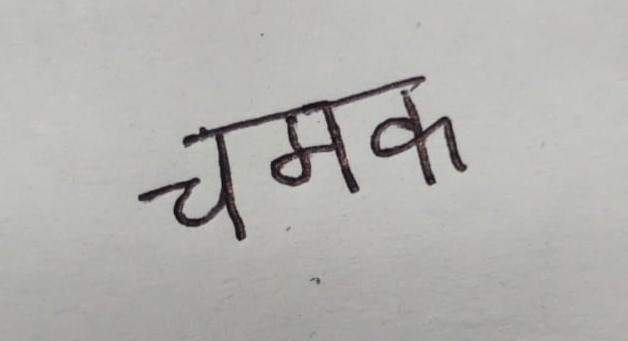
#> input picture SampleImages/chamak.jpeg, 628 x 341 px
$ python -i all_functions_used.py   (imports and definitions only)
#> lines starting #> are read from the running program, lines starting #| are printed output that depends on the picture; after the words box and inside, x2 and y2 are one past the last pixel; in counts of white or black regions, pixels touching at a corner belong together
import cv2
import numpy as np
import math
import os

# Desc: first read image, second coverts bgr image to grayscale image
# Finally apply gaussian blur using (5,5) kernel size
# i/p parameters:
# path: path at which image is located
# returns blurred gray scale image
# [8 lines left out: function load_image, not called in this run]

# Desc: resizes the image to scale_percent of its original image (here 50%)
# i/p parameters:
# gray_img: i/p image
# returns the resized image
def makesmall(gray_img):
    scale_percent = 50
    width = int(gray_img.shape[1] * scale_percent / 100)
#> width = 314
    height = int(gray_img.shape[0] * scale_percent / 100)
#> height = 170
    gray_img = cv2.resize(gray_img, (width, height))
    return gray_img

# Desc: First make copy of image, second reduce image size using makesmall helper
# cv2.adaptiveThreshold: This function applies adaptive thresholding to the image
# finally return a threshold image in which is binary image with intensities 0 ,255
# foreground pixel has 255 remaining pixels have 0
# i/p parameters:
# img: which is a gray scale and smoothed image
# returns the threshold image
# [8 lines left out: function remove_noise_and_preprocess, not called in this run]

# Desc: first reduce the image size using makesmall helper
# Apply binary inverse threshold using otsu method
# Next apply morphological opening using rectangular kernel size of (1,1) which helps to remove small noises
# Next is contour detection and remove noises
# i/p parameters:
# image: which is a gray scale and smoothed image
# returns a processed binary image
def preprocess(image):
    '''The function returns the processed binary image, which has been resized, thresholded,
        had noise reduced, and had small, irrelevant contours removed.'''

    image = makesmall(image)
    thresh = cv2.threshold(image, 0, 255, cv2.THRESH_BINARY_INV + cv2.THRESH_OTSU)[1]
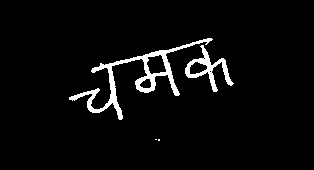
#> thresh: shape (170, 314); 4.1% white; 4 white regions (2 under 20 px)

    kernel = cv2.getStructuringElement(cv2.MORPH_RECT, (1, 1))
    opening = cv2.morphologyEx(thresh, cv2.MORPH_OPEN, kernel, iterations=1)

    cnts, _ = cv2.findContours(opening, cv2.RETR_EXTERNAL, cv2.CHAIN_APPROX_SIMPLE)
#> cnts = 4 contours, 2 with area under 20; largest, box (x1, y1, x2, y2) and area: (69, 38, 213, 120) 1624, (185, 45, 234, 92) 640

    for c in cnts:
        area = cv2.contourArea(c)
        # if area of contour is less than 50 pixels then fill the area with black
        if area < 50:
            cv2.drawContours(opening, [c], -1, 0, -1)
#> this loop made 4 passes
#> area on passes 3 to 4: 639.5, 1623.5
#> opening: shape (170, 314); 4.1% white; 2 white regions, box (x1, y1, x2, y2) and area: (69, 38, 213, 120) 1593, (185, 45, 234, 92) 598
    return opening

# Desc: Normal dist function calculates distance between 2 coordinates (x1,y1) and (x2,y2)
def getdist(x1, x2, y1, y2):
    return math.sqrt((x1 - x2) ** 2 + (y1 - y2) ** 2)

# Desc: First use canny edge detection algorithm to find edges in the image. aperturesize is size of sobel kernel
# Second apply hough line transform to detect lines in the edge-detected image from first step
# Third: For each line detected it extracts the distance r from the origin and the angle theta
# And calculate each line end point
# i/p parameters:
# preprocessed_img: preprocessed image after applying otsu etc..
# returns the coordinates of longest detected line (px1, py1) to (px2, py2)
# [99 lines left out: functions houghtransform, word_segmentation, extractroi, check, predictchar, not called in this run]

>>> import cv2
>>> picture = cv2.imread('SampleImages/chamak.jpeg', cv2.IMREAD_GRAYSCALE)
>>> result = preprocess(picture)

$ run again, on SampleImages/kamal.jpeg
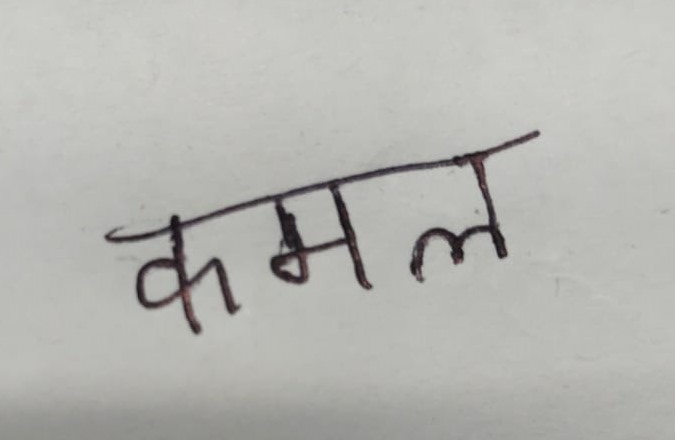
#> input picture SampleImages/kamal.jpeg, 675 x 440 px
#> in preprocess, `thresh = cv2.threshold(image, 0, 255, cv2.THRESH_BINARY_INV + cv2.THRE..`:
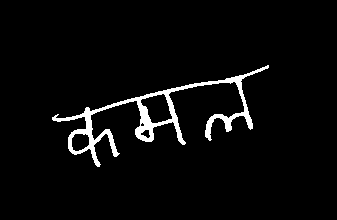
#> thresh: shape (220, 337); 3.8% white; 1 white region
#> cnts = 1 contour; box (x1, y1, x2, y2) and area: (52, 65, 269, 167) 3206
#> the loop in preprocess, `for c in cnts:` made 1 pass
#> area on pass 1: 3206.5

$ run again, on SampleImages/kamal2.jpeg
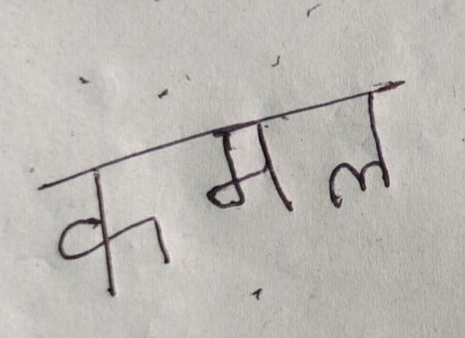
#> input picture SampleImages/kamal2.jpeg, 465 x 338 px
#> in makesmall, `gray_img = cv2.resize(gray_img, (width, height))`:
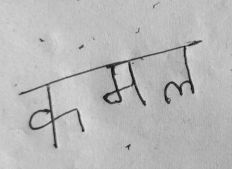
#> gray_img: shape (169, 232); min 16, max 224, mean 184.8
#> in preprocess, `thresh = cv2.threshold(image, 0, 255, cv2.THRESH_BINARY_INV + cv2.THRE..`:
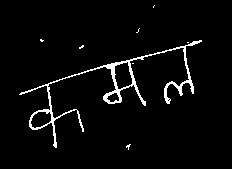
#> thresh: shape (169, 232); 3.6% white in thin lines or dots, all inside (x1, y1, x2, y2) = (19, 5, 202, 150)
#> cnts = 8 contours, 7 with area under 20; largest, box (x1, y1, x2, y2) and area: (19, 40, 202, 148) 1564
#> the loop in preprocess, `for c in cnts:` made 8 passes
#> area on pass 5: 1564

$ run again, on SampleImages/nahar.jpeg
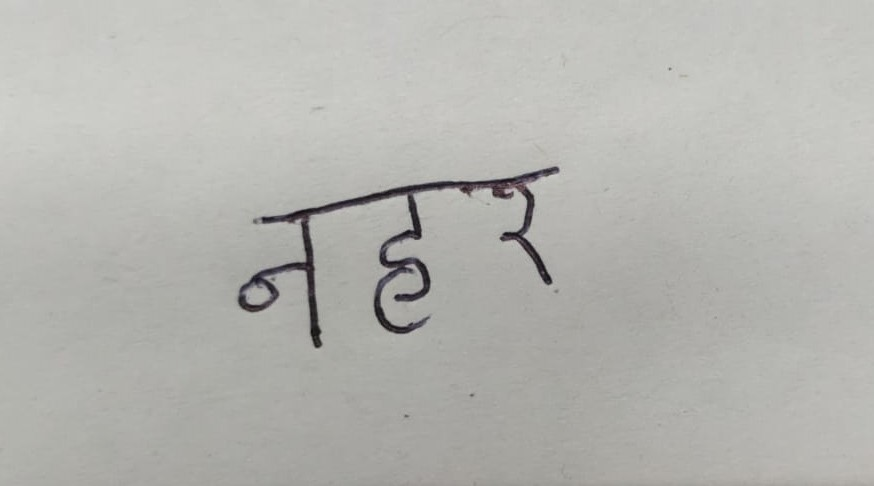
#> input picture SampleImages/nahar.jpeg, 874 x 486 px
#> in preprocess, `thresh = cv2.threshold(image, 0, 255, cv2.THRESH_BINARY_INV + cv2.THRE..`:
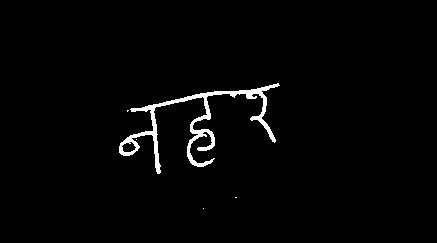
#> thresh: shape (243, 437); 1.9% white; 5 white regions (4 under 20 px)
#> cnts = 5 contours, 4 with area under 20; largest, box (x1, y1, x2, y2) and area: (119, 83, 280, 174) 1668
#> the loop in preprocess, `for c in cnts:` made 5 passes
#> area on pass 5: 1668
